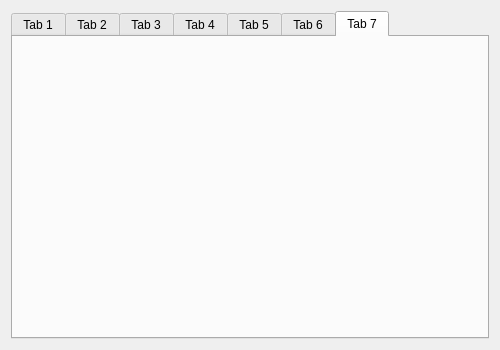
<?xml version="1.0" encoding="UTF-8"?>
<ui version="4.0">
 <class>MainWidget</class>
 <widget class="QWidget" name="MainWidget">
  <property name="geometry">
   <rect>
    <x>0</x>
    <y>0</y>
    <width>500</width>
    <height>350</height>
   </rect>
  </property>
  <property name="windowTitle">
   <string>MainWidget</string>
  </property>
  <layout class="QVBoxLayout" name="verticalLayout">
   <item>
    <widget class="QTabWidget" name="tabWidget">
     <property name="currentIndex">
      <number>6</number>
     </property>
     <widget class="QWidget" name="pTab1">
      <attribute name="title">
       <string>Tab 1</string>
      </attribute>
     </widget>
     <widget class="QWidget" name="pTab2">
      <attribute name="title">
       <string>Tab 2</string>
      </attribute>
     </widget>
     <widget class="QWidget" name="pTab3">
      <attribute name="title">
       <string>Tab 3</string>
      </attribute>
     </widget>
     <widget class="QWidget" name="pTab4">
      <attribute name="title">
       <string>Tab 4</string>
      </attribute>
     </widget>
     <widget class="QWidget" name="pTab5">
      <attribute name="title">
       <string>Tab 5</string>
      </attribute>
     </widget>
     <widget class="QWidget" name="pTab6">
      <attribute name="title">
       <string>Tab 6</string>
      </attribute>
     </widget>
     <widget class="QWidget" name="pTab7">
      <attribute name="title">
       <string>Tab 7</string>
      </attribute>
     </widget>
    </widget>
   </item>
  </layout>
 </widget>
 <resources/>
 <connections/>
</ui>
